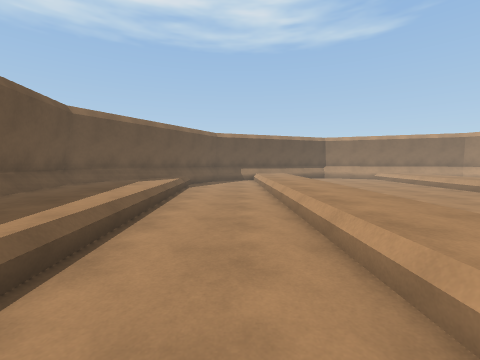
View 1 (above)

15 first-person views from a walk through a Unity game level. The camera is 1.3 m above the floor, tilts 4° down and sees 90° across. The floor is counted in squares, 1 m on a side. Each view is taken from the middle of a square. On the plan, view 1 faces up. The plan holds only what a view shows up to about 12 squares ahead; the rest is blank. The place goes on beyond the plan.

View 2
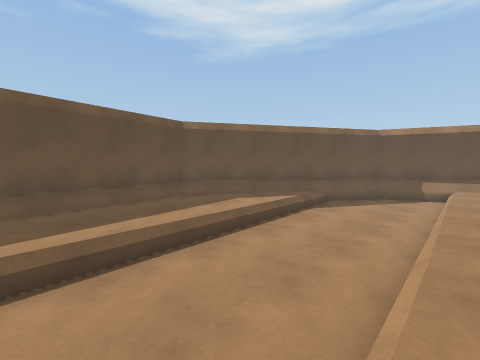

View 3
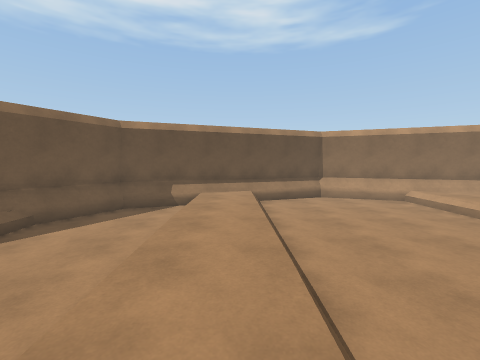

View 4
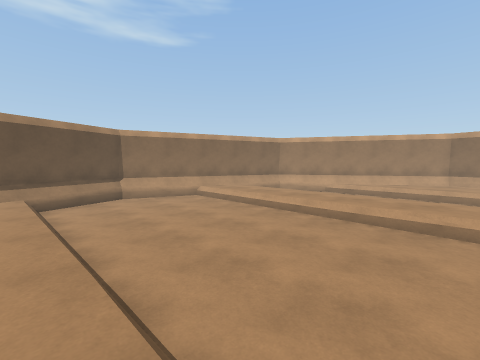

View 5
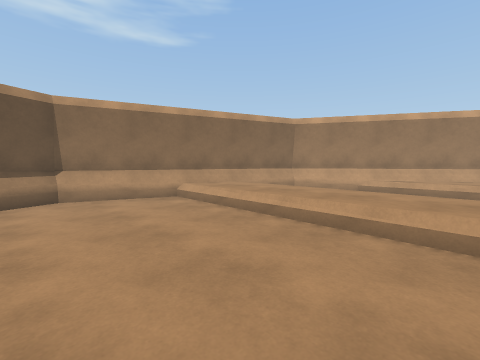

View 6
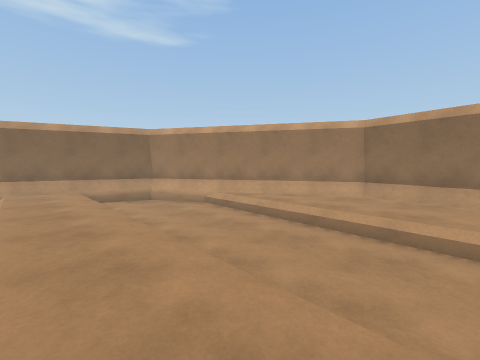

View 7
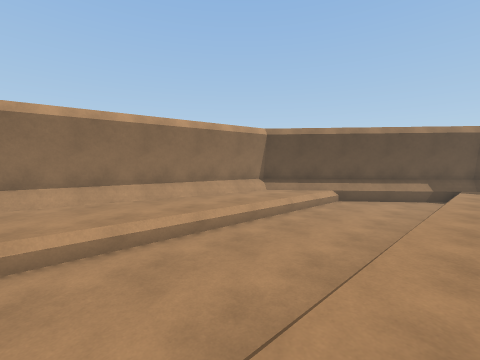

View 8
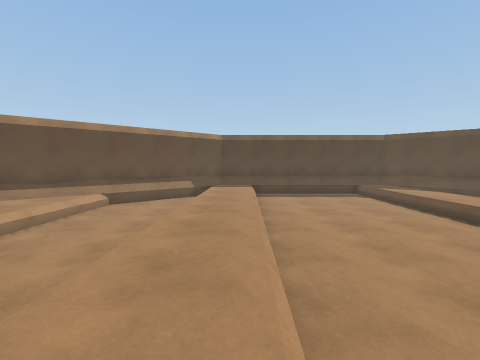

View 9
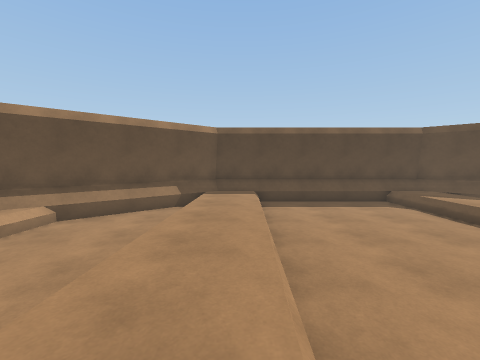

View 10
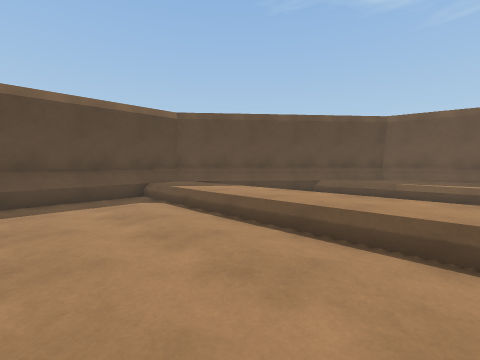

View 11
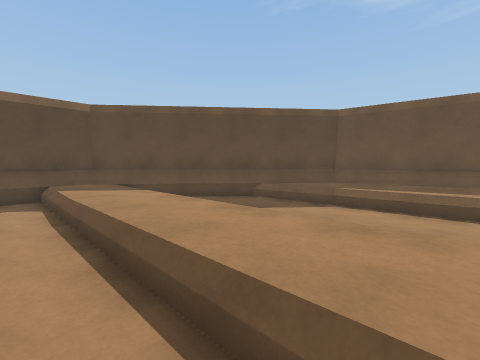

View 12
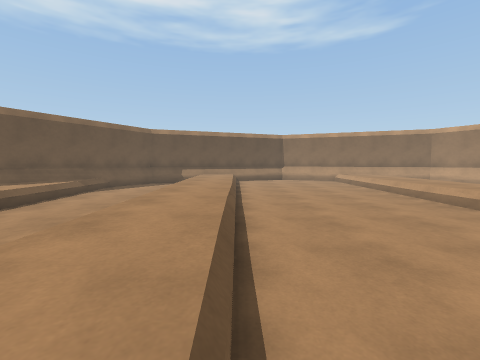

View 13
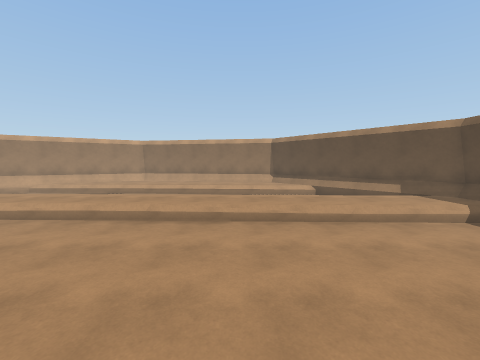

View 14
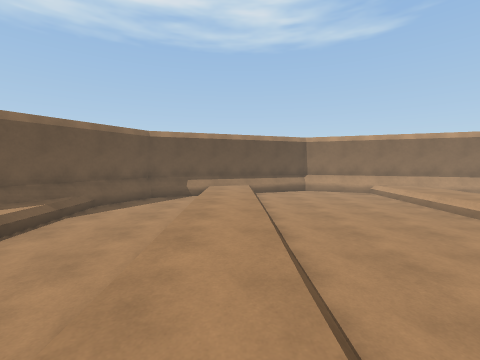

View 15
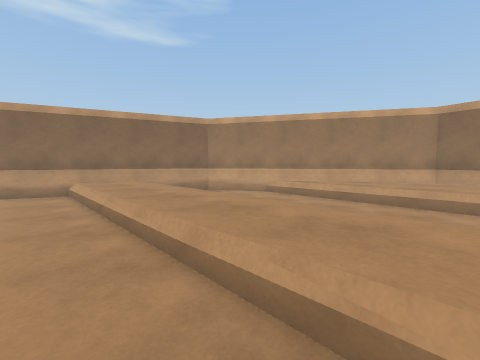

### Floor plan
Key: @ floor where view 1 was taken; # wall or solid block; . main floor; : floor 0.25 m higher than the main floor; + floor 0.5 m higher than the main floor; / step, stairs or slope; = window, fence, low wall or low ledge.
Columns run from 7 left of view 1 to 21 right of it. Each row starts with its distance up from view 1.
 21             #####
 20           ####..####
 19        ####......./####
 18      ###=++/....../++####
 17     ##../++/....../++...#
 16     #.../++......./++...##
 15    ##....++......./++....#
 14    #:....++......./++....##
 13   ##+....++......./++....###
 12  ##++....++.......+++....++#
 11  #++/....++.......+++....++##
 10 ##++/....++.......++/....+++#
  9 #+++/....++/......++/....+++#
  8 ##+++....++/......++/....+++#
  7 ##+++....++/......++/....+++#
  6  #+++....++/......+++....+++#
  5  #+++....++/......+++.../++##
  4  #+++....++/......+++.../++##
  3  #+++....++/......++/.../++#
  2  ##++....++/......++/...:++#
  1  ##++... ++/......++/...+++#
  0   #++/.@ ++/......++/.../++#
 -1   ##+/.. ++/......++/.../###
 -2    ###.. ++/......++/...##
 -3     ###. /+/......++/..##
 -4       ## /+/......++/.##
 -5        ##=+/......++/##
 -6         ####======####
 -7           ##########

Positions as (right, up) in squares from view 1, and headings:
1: (0, 0), facing up
2: (2, 4), facing up-left
3: (3, 8), facing up
4: (3, 8), facing up-right
5: (6, 11), facing up-right
6: (11, 6), facing up-right
7: (12, 9), facing down-right
8: (11, 8), facing down
9: (11, 5), facing down
10: (8, 3), facing down-left
11: (5, 4), facing down-left
12: (4, 2), facing up
13: (3, 2), facing right
14: (3, 5), facing up
15: (9, 8), facing up-right
